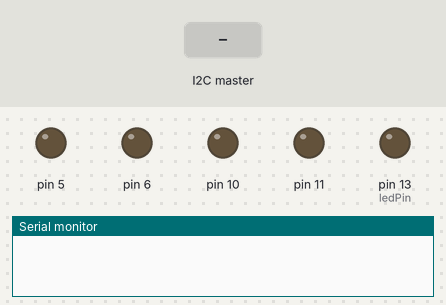
Bench run of a sketch on a simulated Arduino Uno, built with avr-gcc and run on an emulated ATmega328P. On the bench: output pins drawn as LEDs (lit = HIGH), the last lines printed to the serial monitor. The test bench sets the inputs (shaded band).

Above: at 1.2 s.
1.3 s: the I2C master sends the byte 1
At 1.7 s:
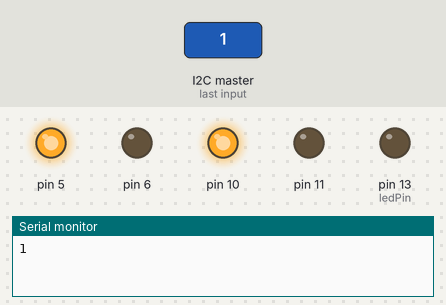
2.8 s: the I2C master sends the byte 2
At 4.0 s:
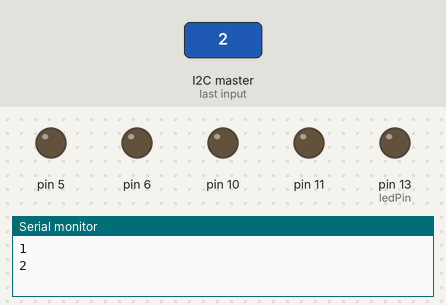
Timing chart, 0 to 5.8 s (numbered marks = the images above; inputs shaded):
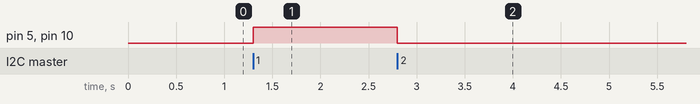

The sketch:

sketch_oct29a.ino
```cpp
/*
  Arduino Slave for Raspberry Pi Master
  i2c_slave_ard.ino
  Connects to Raspberry Pi via I2C

  DroneBot Workshop 2019
  https://dronebotworkshop.com
*/

// Include the Wire library for I2C
#include <Wire.h>

// LED on pin 13
const int ledPin = 13;

void setup() {
  // Join I2C bus as slave with address 8
  Wire.begin(0x8);
  Serial.begin(9600);
  // Call receiveEvent when data received
  Wire.onReceive(receiveEvent);

  // Setup pin 13 as output and turn LED off
  pinMode(ledPin, OUTPUT);
  pinMode(11, OUTPUT);
  pinMode(10, OUTPUT);
  pinMode(6, OUTPUT);
  pinMode(5, OUTPUT);
  digitalWrite(ledPin, LOW);
}

// Function that executes whenever data is received from master
void receiveEvent(int howMany) {
  while (Wire.available()) { // loop through all but the last
    int c = Wire.read(); // receive byte as a character
    Serial.println(c);
    if(c==1){
      digitalWrite(11,  LOW);
      digitalWrite(6,  LOW);
      digitalWrite(10, HIGH);
      digitalWrite(5, HIGH);
    }
    else if(c==2){
      digitalWrite(11, LOW);
      digitalWrite(6, LOW);
      digitalWrite(10, LOW);
      digitalWrite(5, LOW);
    }
    else if(c==3){
      digitalWrite(10, LOW);
      digitalWrite(5, LOW);
      digitalWrite(11, HIGH);
      digitalWrite(6, HIGH);
    }
    else if (c==4){
      digitalWrite(11,  LOW);
      digitalWrite(6, LOW);
      digitalWrite(10, HIGH);
      digitalWrite(5, LOW);
    }
    else if (c==5){
      digitalWrite(11,  LOW);
      digitalWrite(6,  LOW);
      digitalWrite(10,LOW);
      digitalWrite(5, HIGH);
    }
  }
}
void loop() {
  delay(100);
}
```

Measured:
- after the input at 1.3 s, pin 5, pin 10: LOW → HIGH at once
- after the input at 2.8 s, pin 5, pin 10: HIGH → LOW at once
